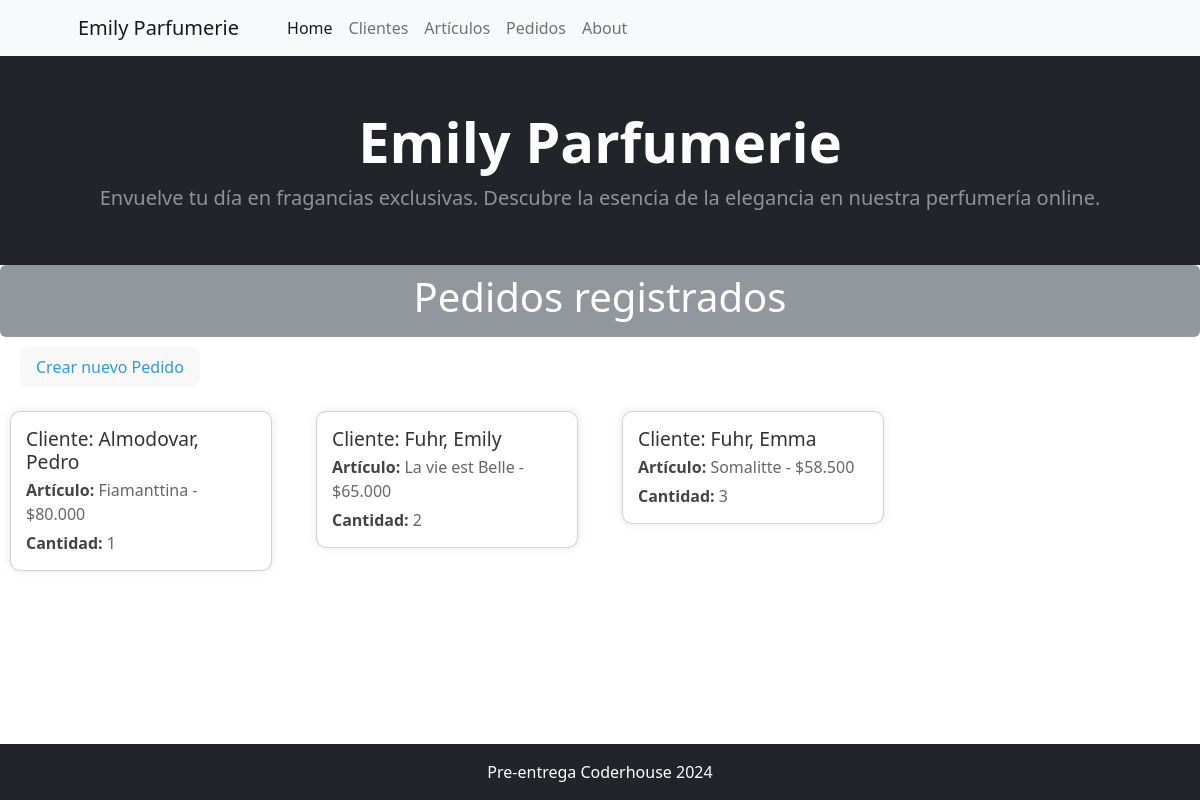
/cliente/pedidos/, run on an earlier commit of the app's database.
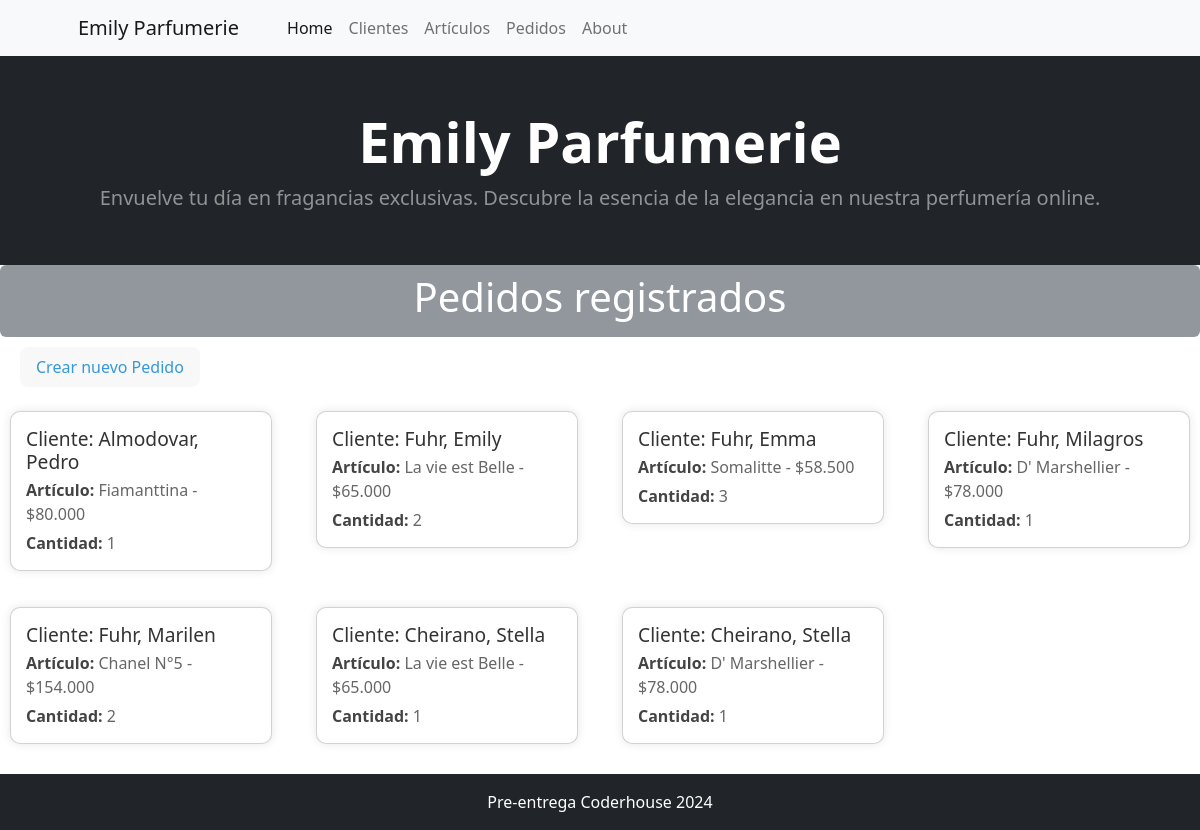
And on a later commit of the database.
### cliente/models.py (models this page shows, shortened)
class Pedido(models.Model):
    cliente = models.ForeignKey(Cliente,on_delete=models.SET_NULL, null=True, blank=True,verbose_name='Cliente')
    articulo = models.ForeignKey(Articulo,on_delete=models.SET_NULL, null=True, blank=True,verbose_name='Artículo')
    cantidad = models.IntegerField(verbose_name='Cantidad', default=0)

class Cliente(models.Model):
    nombre = models.CharField(max_length=200, verbose_name='Nombre')
    apellido = models.CharField(max_length=200, verbose_name='Apellido')
    dni = models.CharField(max_length=8,verbose_name='DNI', unique=True)
    direccion =  models.CharField(max_length=200, verbose_name='Dirección')
    ciudad =  models.CharField(max_length=200, verbose_name='Ciudad', default='',null=False)
    def __str__(self):
        return f"{self.apellido}, {self.nombre}"
    class Meta:
        verbose_name_plural = "Clientes"
        verbose_name = 'Cliente'

### articulo/models.py (models this page shows)
class Articulo(models.Model):
    nombre = models.CharField(max_length=200, verbose_name='Nombre')
    descripcion = models.CharField(max_length=200, verbose_name='Descripción')
    precio =  models.CharField(max_length=200, verbose_name='Precio')
    def __str__(self):
        return f"{self.nombre} - ${self.precio}"
    class Meta:
        verbose_name_plural = "Artículos"
        verbose_name = 'Artículo'

### cliente/views.py (the view)
# urls.py: path("pedidos/", views.pedidos, name="pedidos"),
def pedidos(request):
    consulta_pedidos = models.Pedido.objects.all()
    context = {"pedidos": consulta_pedidos}
    return render(request, "cliente/pedidos.html", context)

### cliente/templates/cliente/pedidos.html (shortened to what this page needs)
{% extends 'core/base.html' %}
{% block titulo %}
    Pedidos registrados
{% endblock titulo %}
{% block contenido %}
<div style="margin-left: 20px; margin-top: 10px; display: inline-block; background-color: #f8f8f8; color: #3498db; padding: 8px 16px; border-radius: 8px;">
    <a href="{% url 'cliente:crear_pedidos' %}" style="color: #3498db; text-decoration: none;">Crear nuevo Pedido</a>
</div>
    <section class="clientes mt-4">
        <div class="row">
            {% for pedido in pedidos %}
                <div class="col-md-3 mb-3">
                    <div class="card-container">
                        <div class="card">
                            <div class="card-body">
                                <h3 class="card-title">Cliente: {{ pedido.cliente }}</h3>
                                <p class="card-text">
                                    <strong>Artículo:</strong> {{ pedido.articulo }}
                                </p>
                                <p class="card-text">
                                    <strong>Cantidad:</strong>  {{ pedido.cantidad }}
                                </p>
                            </div>
                        </div>
                    </div>
                </div>
            {% endfor %}
        </div>
    </section>
<div style="height: 50px;"></div>
{% endblock contenido %}

### core/templates/core/base.html (shortened to what this page needs)
{% load static %}
<!DOCTYPE html>
<html lang="es">
    <head>
        <link href="https://cdn.jsdelivr.net/npm/bootstrap-icons@1.5.0/font/bootstrap-icons.css" rel="stylesheet" />
        <link href="{% static 'core/css/styles.css' %}" rel="stylesheet" />
    </head>
    <body>
        {% include 'core/components/navbar.html' %}
        {% include 'core/components/header.html' %}
        <div class="text-center text-bg-secondary bg-opacity-75    p-2 rounded">
            <h1 class="display-6  fw-normal ">
                {% block titulo %}
                {% endblock titulo %}
            </h1>
        </div>
        {% block contenido %}
        {% endblock contenido %}
        {% include 'core/components/footer.html' %}
    </body>
</html>

### core/templates/core/components/navbar.html (shortened to what this page needs)
<nav class="navbar navbar-expand-lg navbar-light bg-light">
    <div class="container px-4 px-lg-5">
        <a class="navbar-brand" href="{% url 'core:home' %}">Emily Parfumerie</a>
        <div class="collapse navbar-collapse" id="navbarSupportedContent">
            <ul class="navbar-nav me-auto mb-2 mb-lg-0 ms-lg-4">
                <li class="nav-item"><a class="nav-link active" aria-current="page" href="{% url 'core:home' %}">Home</a></li>
                <li class="nav-item"><a class="nav-link" href="{% url 'cliente:home' %}">Clientes</a></li>
                <li class="nav-item"><a class="nav-link" href="{% url 'articulo:home' %}">Artículos</a></li>
                <li class="nav-item"><a class="nav-link" href="{% url 'cliente:pedidos' %}">Pedidos</a></li>
                <li class="nav-item"><a class="nav-link" href="{% url 'core:about' %}">About</a></li>
            </ul>
        </div>
    </div>
</nav>

### core/templates/core/components/header.html
<header class="bg-dark py-1">
    <div class="container px-4 px-lg-5 my-5">
        <div class="text-center text-white">
            <h1 class="display-4 fw-bolder">Emily Parfumerie</h1>
            <p class="lead fw-normal text-white-50 mb-0">Envuelve tu día en fragancias exclusivas. Descubre la esencia de la elegancia en nuestra perfumería online.</p>
        </div>
    </div>
</header>

### core/templates/core/components/footer.html
<footer class="py-3 bg-dark fixed-bottom">
    <div class="container"><p class="m-0 text-center text-white">Pre-entrega Coderhouse 2024</p></div>
</footer>

### cliente/templates/cliente/pedidos.html (style rules this page uses)
.card { max-width: 18rem; margin-bottom: 20px; border-radius: 10px; box-shadow: 0px 0px 10px rgba(0, 0, 0, 0.1); height: 100%; }
.card-body { padding: 15px; height: 100%; }
.card-title { margin-bottom: 5px; font-size: 1.2rem; color: #333; }
.card-text { margin-bottom: 5px; font-size: 1rem; color: #666; }
.card-text strong { color: #444; }
.card-container { margin: 0 10px; }

What changed in the data, as far as the page shows it:
added Pedido: cliente "Fuhr, Milagros", articulo "D' Marshellier - $78.000", cantidad "1"
added Pedido: cliente "Fuhr, Marilen", articulo "Chanel N°5 - $154.000", cantidad "2"
added Pedido: cliente "Cheirano, Stella", articulo "La vie est Belle - $65.000", cantidad "1"
added Pedido: cliente "Cheirano, Stella", articulo "D' Marshellier - $78.000", cantidad "1"
